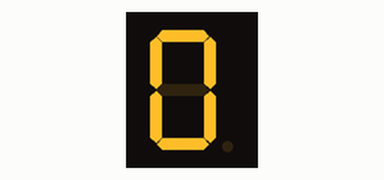
A sketch run on a simulated Arduino Uno, built with avr-gcc and run on an emulated ATmega328P. On the bench: 1-digit seven-segment display. Wiring (inferred from the names in the program): 1-digit 7-segment display, segments lit when LOW: segments pin 4, pin 5, A0, A1, A2, pin 3, pin 2. The segment pins are drawn as the display they are named for.

Above: at 0.1 s.
At 1.1 s:
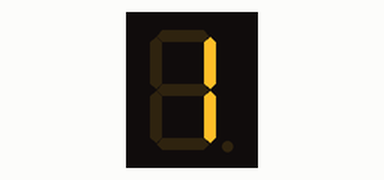
At 2.1 s:
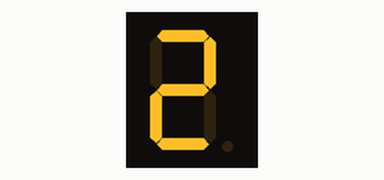
At 4.1 s:
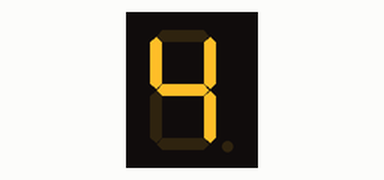
At 6.1 s:
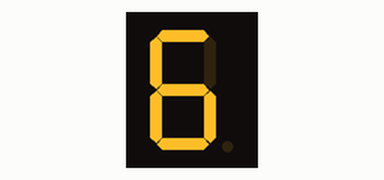
At 9.1 s:
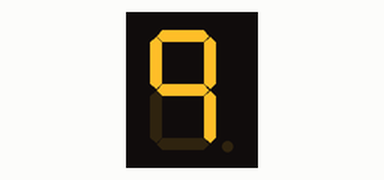

The sketch:

display_7_segmentos.ino
```cpp
const int A = 4;
const int B = 5;
const int C = A0;
const int D = A1;
const int E = A2;
const int F = 3;
const int G = 2;

void setup() {
  pinMode(A, OUTPUT);
  pinMode(B, OUTPUT);
  pinMode(C, OUTPUT);
  pinMode(D, OUTPUT);
  pinMode(E, OUTPUT);
  pinMode(F, OUTPUT);
  pinMode(G, OUTPUT);
}

void loop() {
  for (int i = 0; i < 10; i++) {
    mostrar_en_display(i);
    delay(1000);
  }
}

void mostrar_en_display(int numero) {
  switch (numero) {
    case 0:
      //CERO
      digitalWrite(A, LOW);
      digitalWrite(B, LOW);
      digitalWrite(C, LOW);
      digitalWrite(D, LOW);
      digitalWrite(E, LOW);
      digitalWrite(F, LOW);
      digitalWrite(G, HIGH);
      break;
    case 1:
      //UNO
      digitalWrite(A, HIGH);
      digitalWrite(B, LOW);
      digitalWrite(C, LOW);
      digitalWrite(D, HIGH);
      digitalWrite(E, HIGH);
      digitalWrite(F, HIGH);
      digitalWrite(G, HIGH);
      break;
    case 2:
      //DOS
      digitalWrite(A, LOW);
      digitalWrite(B, LOW);
      digitalWrite(C, HIGH);
      digitalWrite(D, LOW);
      digitalWrite(E, LOW);
      digitalWrite(F, HIGH);
      digitalWrite(G, LOW);
      break;
    case 3:
      //TRES
      digitalWrite(A, LOW);
      digitalWrite(B, LOW);
      digitalWrite(C, LOW);
      digitalWrite(D, LOW);
      digitalWrite(E, HIGH);
      digitalWrite(F, HIGH);
      digitalWrite(G, LOW);
      break;
    case 4:
      //CUATRO
      digitalWrite(A, HIGH);
      digitalWrite(B, LOW);
      digitalWrite(C, LOW);
      digitalWrite(D, HIGH);
      digitalWrite(E, HIGH);
      digitalWrite(F, LOW);
      digitalWrite(G, LOW);
      break;
    case 5:
      //CINCO
      digitalWrite(A, LOW);
      digitalWrite(B, HIGH);
      digitalWrite(C, LOW);
      digitalWrite(D, LOW);
      digitalWrite(E, HIGH);
      digitalWrite(F, LOW);
      digitalWrite(G, LOW);
      break;
    case 6:
      //SEIS
      digitalWrite(A, LOW);
      digitalWrite(B, HIGH);
      digitalWrite(C, LOW);
      digitalWrite(D, LOW);
      digitalWrite(E, LOW);
      digitalWrite(F, LOW);
      digitalWrite(G, LOW);
      break;
    case 7:
      //SIETE
      digitalWrite(A, LOW);
      digitalWrite(B, LOW);
      digitalWrite(C, LOW);
      digitalWrite(D, HIGH);
      digitalWrite(E, HIGH);
      digitalWrite(F, HIGH);
      digitalWrite(G, HIGH);
      break;
    case 8:
      //OCHO
      digitalWrite(A, LOW);
      digitalWrite(B, LOW);
      digitalWrite(C, LOW);
      digitalWrite(D, LOW);
      digitalWrite(E, LOW);
      digitalWrite(F, LOW);
      digitalWrite(G, LOW);
      break;
    case 9:
      //NUEVE
      digitalWrite(A, LOW);
      digitalWrite(B, LOW);
      digitalWrite(C, LOW);
      digitalWrite(D, HIGH);
      digitalWrite(E, HIGH);
      digitalWrite(F, LOW);
      digitalWrite(G, LOW);
      break;
  }
  return;
}
```

Measured:
- by itself, everything shown: repeats every 10.0 s, in 10 steps
- what the display in image 1 shows lasts 1.0 s, from 1.0 s to 2.0 s
